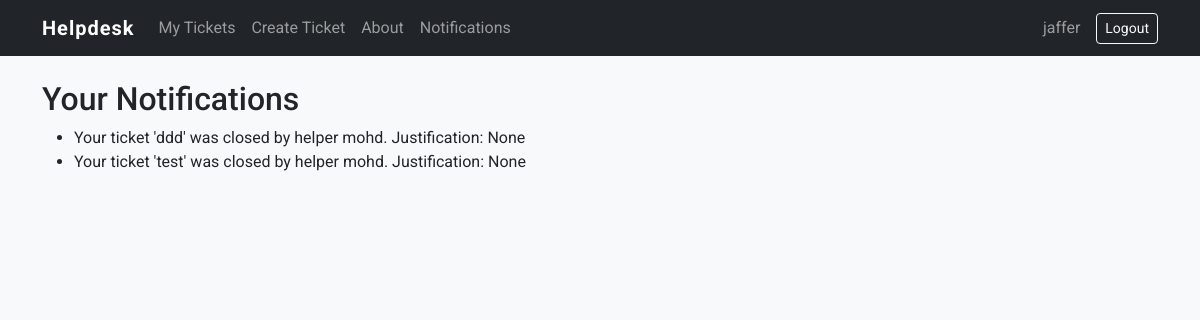
The page /tickets/notifications/ (signed in) on the database its author committed.
### tickets/models.py (models this page shows, shortened)
class MyUser(AbstractUser):
    ROLE_CHOICES = [
        ('staff', 'Staff'),
        ('helper', 'Helper'),
    ]
    GENDER_CHOICES = [
        ('male', 'Male'),
        ('female', 'Female'),
    ]
    role = models.CharField(max_length=20, choices=ROLE_CHOICES, default='staff')
    gender = models.CharField(max_length=10, choices=GENDER_CHOICES, default='male')
    birth_date = models.DateField(null=True, blank=True)

class Notification(models.Model):
    user = models.ForeignKey(settings.AUTH_USER_MODEL, on_delete=models.CASCADE, related_name='notifications')
    message = models.TextField()
    is_read = models.BooleanField(default=False)
    created_at = models.DateTimeField(auto_now_add=True)

### tickets/views.py (the view)
# urls.py: path('notifications/', views.notifications, name='notifications'),
@login_required
def notifications(request):
    request.user.notifications.filter(is_read=False).update(is_read=True)
    unread_count = 0
    return render(request, 'tickets/notifications.html', {'unread_count': unread_count})

### tickets/templates/tickets/notifications.html (shortened to what this page needs)
{% extends 'tickets/base.html' %}
{% block content %}
<h2>Your Notifications</h2>
<ul>
  {% for notification in user.notifications.all %}
    <li{% if not notification.is_read %} class="unread"{% endif %}>{{ notification.message }}</li>
  {% empty %}
    <li>No notifications.</li>
  {% endfor %}
</ul>
{% endblock %}

### tickets/templates/tickets/base.html (shortened to what this page needs)
<!DOCTYPE html>
<html lang="en">
<head>
    <link href="https://cdn.jsdelivr.net/npm/bootstrap@5.3.2/dist/css/bootstrap.min.css" rel="stylesheet">
</head>
<body>
    <nav class="navbar navbar-expand-lg navbar-dark bg-dark">
      <div class="container">
        <a class="navbar-brand" href="{% url 'home' %}">Helpdesk</a>
        <div class="collapse navbar-collapse" id="navbarNav">
          <ul class="navbar-nav me-auto mb-2 mb-lg-0">
            <li class="nav-item"><a class="nav-link" href="{% url 'tickets:ticket_list' %}">My Tickets</a></li>
            <li class="nav-item"><a class="nav-link" href="{% url 'tickets:ticket_create' %}">Create Ticket</a></li>
            <li class="nav-item"><a class="nav-link" href="{% url 'about' %}">About</a></li>
            <li class="nav-item"><a class="nav-link position-relative" href="{% url 'tickets:notifications' %}">Notifications</a></li>
          </ul>
          <ul class="navbar-nav mb-2 mb-lg-0">
            {% if user.is_authenticated %}
              <li class="nav-item"><a class="nav-link" href="{% url 'tickets:profile' %}">{{ user.username }}</a></li>
              <li class="nav-item d-flex align-items-center">
                <form id="logout-form" method="post" action="{% url 'logout' %}" class="mb-0 ms-2">
                  <button type="submit" class="btn btn-outline-light btn-sm">Logout</button>
                </form>
              </li>
            {% else %}
              <li class="nav-item"><a class="nav-link" href="{% url 'home' %}">Login</a></li>
              <li class="nav-item"><a class="nav-link" href="{% url 'signup' %}">Sign Up</a></li>
            {% endif %}
          </ul>
        </div>
      </div>
    </nav>
    <div class="container py-4">
        {% block content %}{% endblock %}
    </div>
</body>
</html>
  </body>
</html>

### tickets/templates/tickets/base.html (style rules this page uses)
body { font-family: 'Roboto', sans-serif; background: #f8f9fa; }
.navbar-brand { font-weight: bold; letter-spacing: 1px; }

### rows shown on the page
MyUser: username "jaffer"
Notification: message "Your ticket 'ddd' was closed by helper mohd. Justification: None"
Notification: message "Your ticket 'test' was closed by helper mohd. Justification: None"
